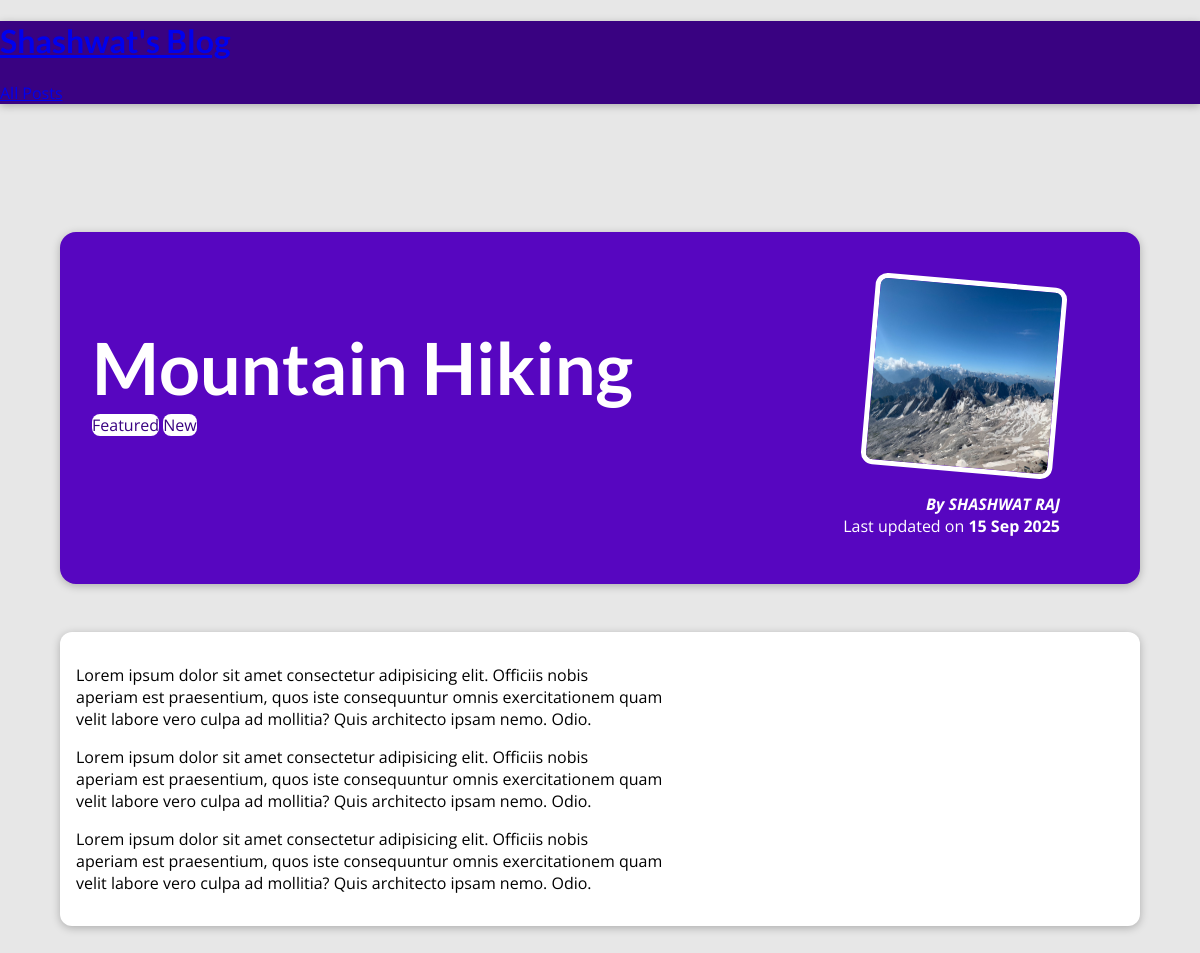
The page /posts/hike-in-the-mountains on the database its author committed.
### blog/models.py (models this page shows, shortened)
class Post(models.Model):
    title = models.CharField(max_length=150)
    excerpt = models.CharField(max_length=200)
    image_name = models.CharField(max_length=100)
    date = models.DateField(auto_now=True)
    slug = models.SlugField(unique=True, db_index=True)
    content = models.TextField(validators=[MinLengthValidator(10)])
    author = models.ForeignKey(Author, on_delete=models.SET_NULL, null=True, related_name='posts')
    tags = models.ManyToManyField(Tag)

class Tag(models.Model):
    caption = models.CharField(max_length=20)

class Author(models.Model):
    first_name = models.CharField(max_length=100)
    last_name = models.CharField(max_length=100)
    email_address = models.EmailField()
    def full_name(self):
        return f"{self.first_name} {self.last_name}"
    def __str__(self):
        return self.full_name()

### blog/views.py (the view)
# urls.py: path('posts/<slug:slug>', views.post_detail, name='post-detail')
def post_detail(request, slug):
    identified_post = get_object_or_404(Post, slug=slug)
    return render(request, 'blog/post-detail.html', {'post': identified_post, 'post_tags': identified_post.tags.all()})

### blog/templates/blog/post-detail.html (shortened to what this page needs)
{% extends "base.html" %}
{% load static %}
{% block css_files %}
<link rel="stylesheet" href="{% static "blog/post-detail.css" %}" />
{% endblock %}
{% block content %}
<section id="summary">
  <h2>{{ post.title }}</h2>
  <div>
    {% for tag in post_tags %}
      <span class = "tag">{{ tag.caption }}</span>
    {% endfor %}
  </div>
  <article>
    <img src="{% static "blog/images/"|add:post.image_name %}" alt="{{ post.title}}" />
    <address>By <a href = "mailto:{{ post.author.email_address }}">{{ post.author }}</a></address>
    <div>Last updated on <time>{{ post.date|date:"d M Y" }}</time></div>
  </article>
</section>
<main>
  {{ post.content|linebreaks }}
</main>
{% endblock %}

### templates/base.html (shortened to what this page needs)
{% load static %}
<!DOCTYPE html>
<html lang="en">
<head>
  <link rel="stylesheet" href="{% static "app.css" %}">
  {% block css_files %}{% endblock %}
</head>
<body>
    <header id="main-navigation">
    <h1><a href="{% url 'starting-page' %}">Shashwat's Blog</a></h1>
    <nav>
        <a href="{% url 'posts' %}">All Posts</a>
    </nav>
    </header>
    {% block content %}
    {% endblock %}
</body>
</html>

### static/app.css (style rules this page uses)
* { box-sizing: border-box; }
html { font-family: 'Open Sans', 'Lato', sans-serif; }
body { margin: 0; }
h1, h2, h3 { font-family: 'Lato', sans-serif; font-weight: bold; }

### blog/static/blog/post-detail.css (style rules this page uses)
body { background-color: #e7e7e7; }
#main-navigation { background-color: #390281; box-shadow: 0 2px 8px rgba(0, 0, 0, 0.25); }
#summary { margin: 8rem auto 3rem auto; padding: 2rem; width: 90%; max-width: 90rem; border-radius: 16px; background-color: #5706c0; position: relative; box-shadow: 0 2px 8px rgba(0, 0, 0, 0.25); height: 22rem; }
#summary h2 { color: white; font-size: 4.5rem; margin-bottom: 0.25rem; }
#summary article { position: absolute; top: 2rem; right: 3rem; padding: 1rem 2rem; border-radius: 12px; text-align: right; color: white; }
#summary article img { width: 12rem; height: 12rem; border-radius: 12px; transform: rotateZ(5deg); border: 5px solid white; margin-bottom: 1rem; }
#summary address { font-weight: bold; }
#summary time { font-weight: bold; }
#summary a { color: white; text-decoration: none; }
main { width: 90%; max-width: 90rem; margin: 3rem auto; background-color: white; padding: 1rem; border-radius: 12px; box-shadow: 0 2px 8px rgba(0, 0, 0, 0.25); }
.tag { background-color: white; color: #390281; padding: 0.5 rem 1rem; border-radius: 8px; }

### rows shown on the page
Post: title "Mountain Hiking", image_name (picture), author "SHASHWAT RAJ", date "15 Sep 2025", content "Lorem ipsum dolor sit amet consectetur adipisicing elit. Officiis nobis aperiam est praesentium, quos iste consequuntur omnis exercitationem quam velit labore vero culpa ad mollitia? Quis architecto ipsam nemo. Odio. Lorem ipsum dolor sit amet consectetur adipisicing elit. Officiis nobis aperiam est praesentium, quos iste consequuntur omnis exercitationem quam velit labore vero culpa ad mollitia? Quis architecto ipsam nemo. Odio. Lorem ipsum dolor sit amet consectetur adipisicing elit. Officiis nobis aperiam est praesentium, quos iste consequuntur omnis exercitationem quam velit labore vero culpa ad mollitia? Quis architecto ipsam nemo. Odio."
Tag: caption "Featured"
Tag: caption "New"
